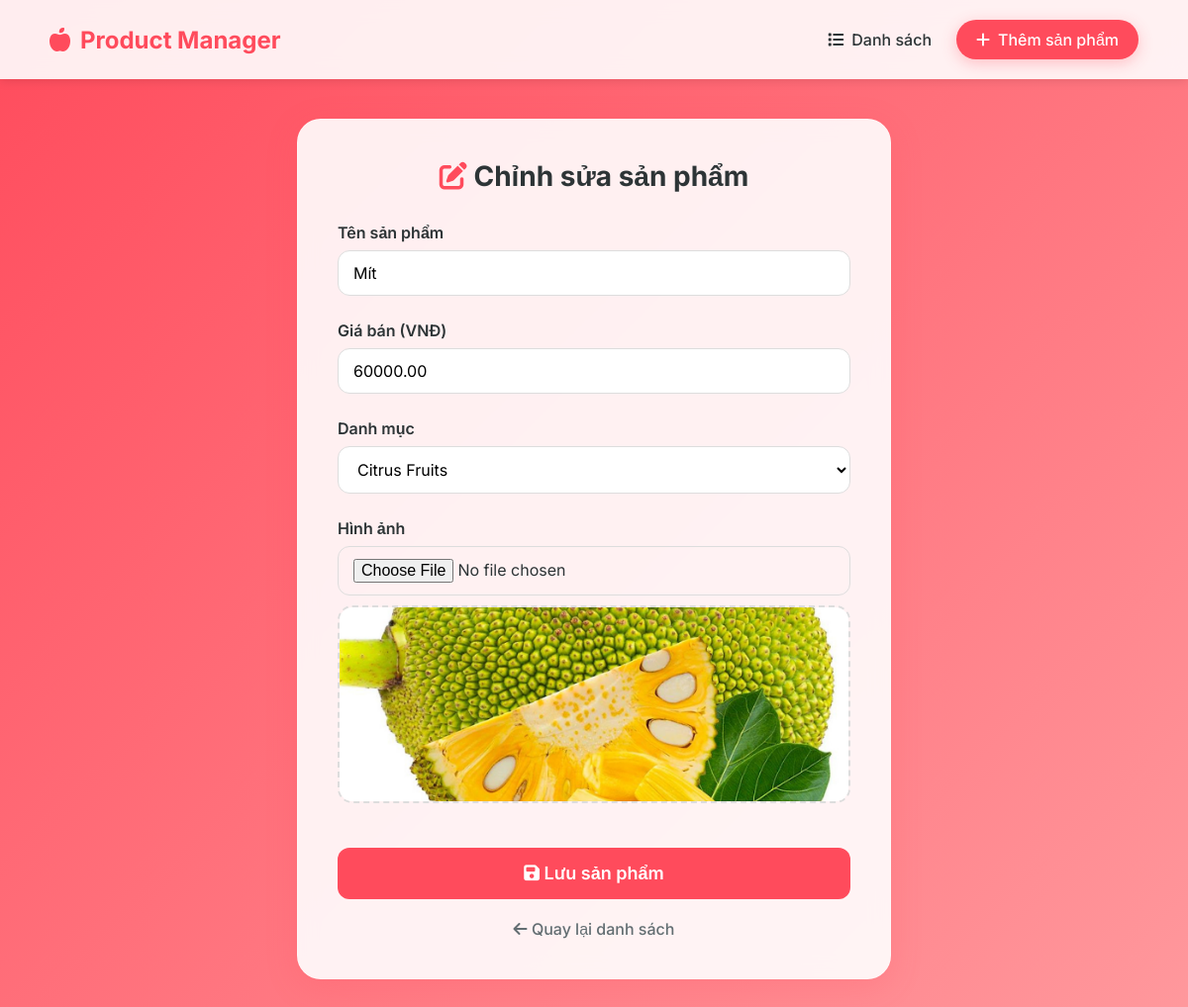
The page /edit/8/ on the database as committed earlier.
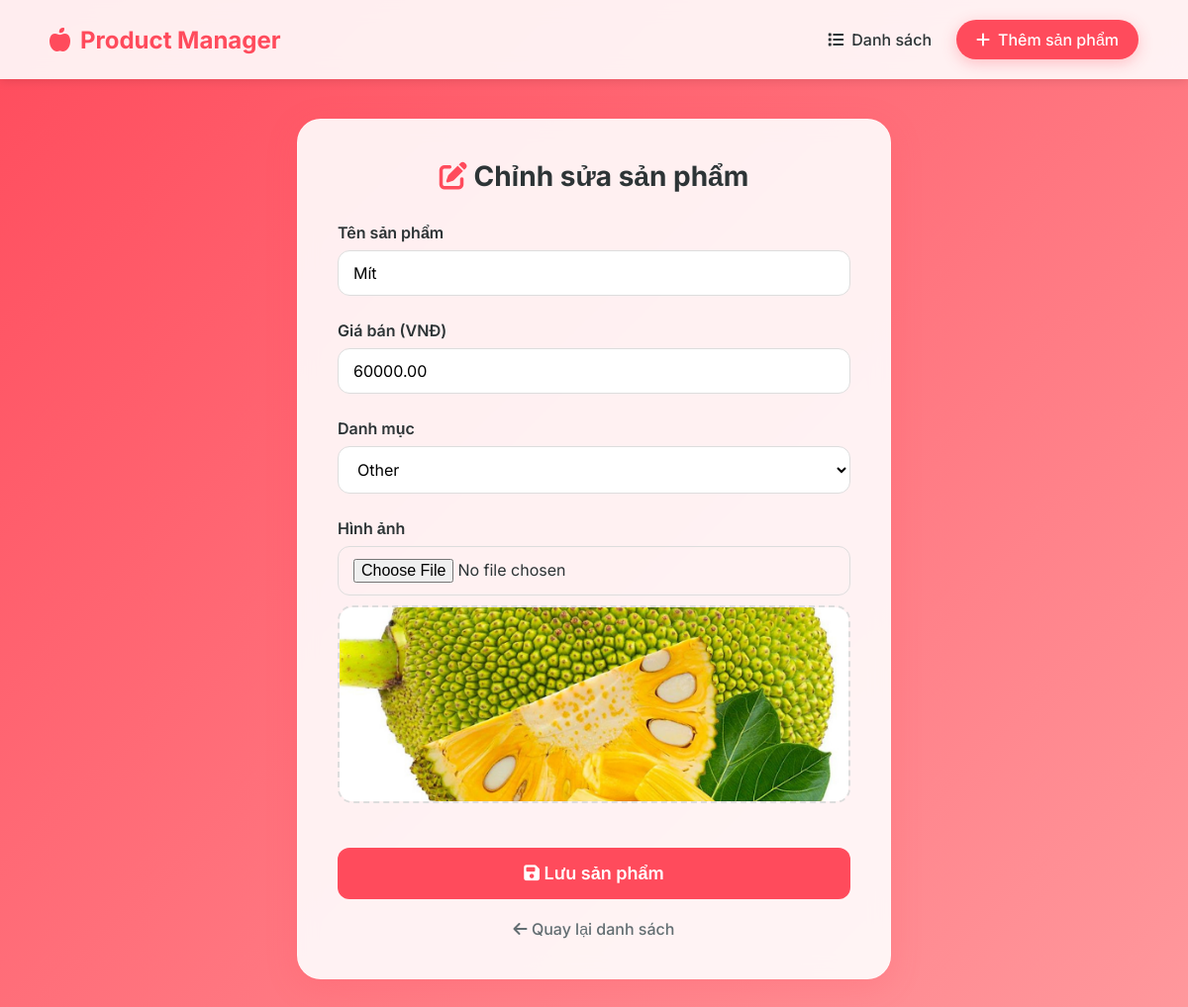
The same page on the database as committed later.
### products/models.py (models this page shows, shortened)
class Product(models.Model):
    CATEGORY_CHOICES = (
        ('citrus', 'Citrus Fruits'),
        ('stone', 'Stone Fruits'),
        ('melons', 'Melons'),
        ('other', 'Other'),
    )
    name = models.CharField(max_length=200, verbose_name='Product Name')
    price = models.DecimalField(max_digits=10, decimal_places=2, verbose_name='Price')
    category = models.CharField(max_length=50, choices=CATEGORY_CHOICES, default='other', verbose_name='Category')
    image = models.ImageField(upload_to='products/', blank=True, null=True, verbose_name='Product Image')
    created_at = models.DateTimeField(auto_now_add=True, verbose_name='Created At')
    updated_at = models.DateTimeField(auto_now=True, verbose_name='Updated At')
    class Meta:
        verbose_name = 'Product'
        verbose_name_plural = 'Products'
        ordering = ['-created_at']

### products/views.py (the view, shortened to what this page needs)
# urls.py: path('edit/<int:pk>/', ProductUpdatePageView.as_view(), name='product_edit'),
class ProductUpdatePageView(View):
    def get(self, request, pk):
        product = get_object_or_404(Product, pk=pk)
        return render(request, 'product_form.html', {
            'product': product,
            'categories': Product.CATEGORY_CHOICES
        })

### templates/product_form.html (shortened to what this page needs)
{% extends 'base.html' %}
{% block content %}
<div class="form-container">
    <div class="glass-card">
        <h2 style="font-size: 28px; margin-bottom: 30px; text-align: center; color: var(--text-dark);">
            <i class="fas {% if product %}fa-edit{% else %}fa-plus-circle{% endif %}" style="color: var(--primary-color);"></i>
            {% if product %}Chỉnh sửa sản phẩm{% else %}Thêm sản phẩm mới{% endif %}
        </h2>
        <form method="POST" enctype="multipart/form-data">
            <div class="form-group">
                <label for="name">Tên sản phẩm</label>
                <input type="text" name="name" id="name" class="form-control" required
                       value="{% if product %}{{ product.name }}{% endif %}" placeholder="Ví dụ: Táo Đỏ Mỹ">
            </div>
            <div class="form-group">
                <label for="price">Giá bán (VNĐ)</label>
                <input type="number" name="price" id="price" class="form-control" required step="0.01"
                       value="{% if product %}{{ product.price|stringformat:'.2f' }}{% endif %}" placeholder="0.00">
            </div>
            <div class="form-group">
                <label for="category">Danh mục</label>
                <select name="category" id="category" class="form-control" required>
                    {% for val, label in categories %}
                        <option value="{{ val }}" {% if product and product.category == val %}selected{% endif %}>
                            {{ label }}
                        </option>
                    {% endfor %}
                </select>
            </div>
            <div class="form-group">
                <label for="image">Hình ảnh</label>
                <input type="file" name="image" id="image" class="form-control" accept="image/*" onchange="previewImage(event)">
                <div class="image-preview" id="preview-container">
                    {% if product and product.image %}
                        <img src="{{ product.image.url }}" id="preview-img">
                    {% else %}
                        <i class="fas fa-cloud-arrow-up fa-3x" style="color: #ccc;"></i>
                    {% endif %}
                </div>
            </div>
            <button type="submit" class="btn-submit">
                <i class="fas fa-save"></i> Lưu sản phẩm
            </button>
            <a href="/" class="btn-back"><i class="fas fa-arrow-left"></i> Quay lại danh sách</a>
        </form>
    </div>
</div>
{% endblock %}

Rows that differ between the two databases and show on the page:
changed Product "Mít": category (not shown) → "Other"
Other text that changed with them:
form field category: "Citrus Fruits" → (not shown)
